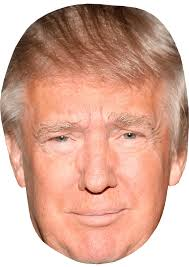
%> input picture Face Recognition/UnknownImages/trump.jpg, 189 x 267 px
$ octave PCA_face_unknown.m   (GNU Octave 9; MATLAB toolbox functions it lacks are replaced by stand-ins)
%> lines starting %> are read from the running program, lines starting %| are printed output that depends on the picture
test_img_f = imread('trump.jpg');
%> test_img_f is the input picture: size 267x189x3 uint8; mean R, G, B 214.1, 168.4, 150.6
img_f_bw = rgb2gray(test_img_f);
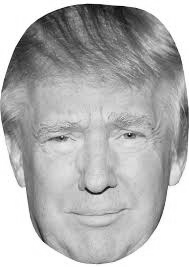
%> img_f_bw: size 267x189 uint8; min 3, max 255, mean 180
img_f_bw = (imresize(img_f_bw,[90,60]));
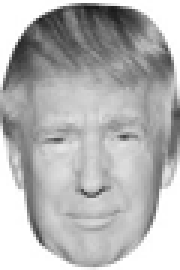
%> img_f_bw: size 90x60 uint8 (shown 3 times larger); min 22, max 255, mean 179.9
img_vec_f = double(img_f_bw(:));
%> img_vec_f = 5400 values, max 255 at index 1, min 22 at index 2883, mean 179.9
figure
imshow(img_f_bw)
img_vec_f = img_vec_f';

%> (the run ends here)
